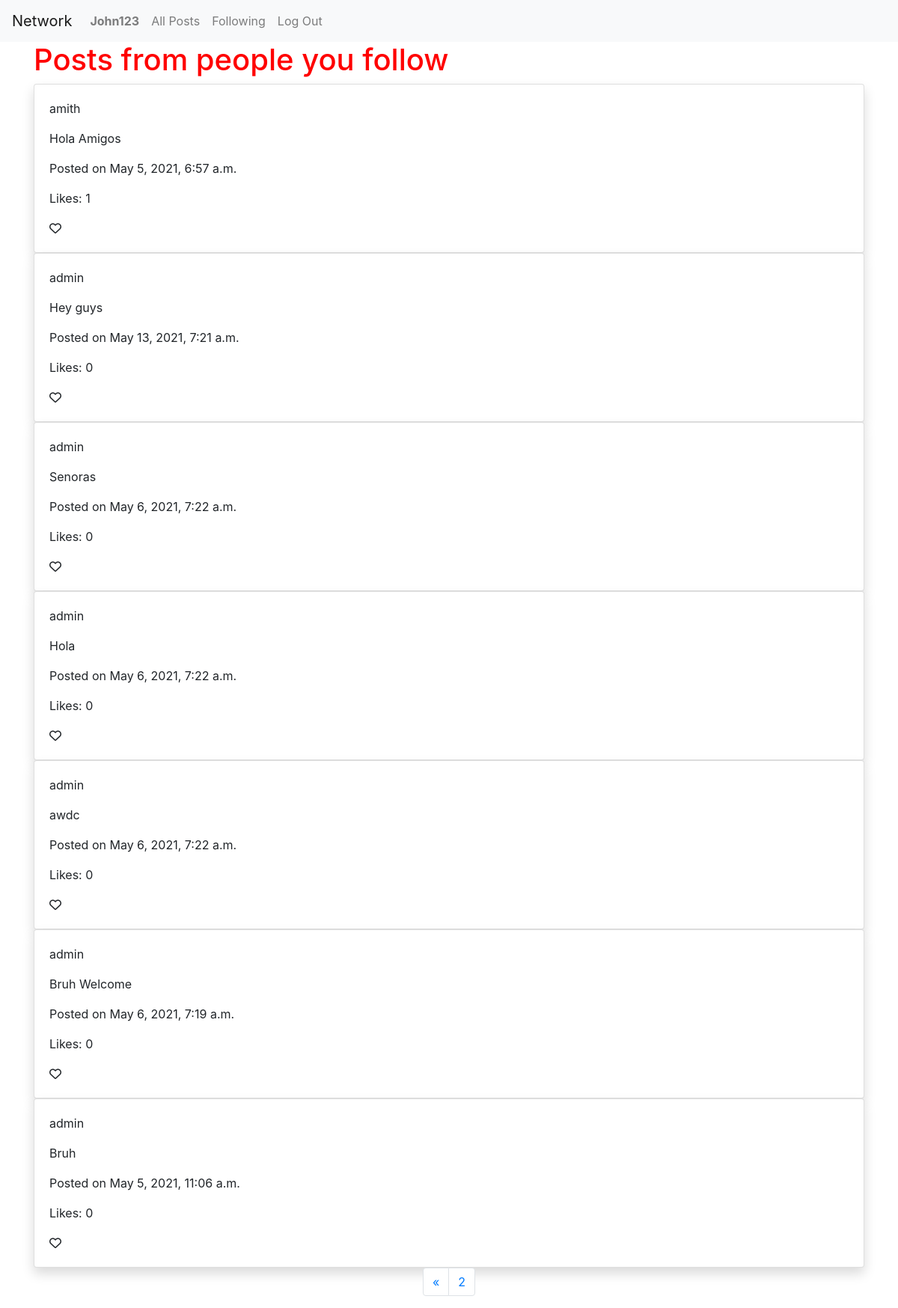
The page /following?page=2 (signed in) on the database its author committed.
### network/models.py (models this page shows, shortened)
class User(AbstractUser):
    pass

class Post(models.Model):
    body = models.CharField(max_length=300, blank=True)
    user = models.ForeignKey(User, on_delete=models.CASCADE)
    timestamp = models.DateTimeField(auto_now_add=True)
    likes = models.ManyToManyField(User, blank=True, related_name="liked_user")

### network/views.py (the view)
# urls.py: path("following", views.following, name="following_page"),
@login_required
def following(request):
    profile = Profile.objects.get(user=request.user)
    following_users = profile.following.all()
    page_posts = Paginator(Post.objects.filter(user__in=following_users), 10)
    page_number = request.GET.get("page")
    if page_number != None:
        try:
            required_page = page_posts.page(page_number)
        except:
            required_page = page_posts.page(1)
    else:
        required_page = page_posts.page(1)
    return render(request, "network/following.html", {
        "posts": required_page,
    })

### network/templates/network/following.html (shortened to what this page needs)
{% extends "network/layout.html" %}
{% load static %}
{% block body %}
<div class="container">
    <h1>Posts from people you follow</h1>
    <div id="content">
        {% for post in posts reversed %}
        <div id="post-{{ post.id }}" class="card shadow">
            <div class="card-body">
                <p>{{post.user.username}}</p>
                <p>{{post.body}}</p>
                <p>Posted on {{ post.timestamp }}</p>
                <p>Likes: {{ post.likes.count }}</p>
                <i class="far fa-heart"></i>
            </div>
        </div>
        {% endfor %}
    </div>
</div>
<nav aria-label="Page navigation example">
    <ul class="pagination justify-content-center">
      {% if posts.has_previous %}
        <li class="page-item">
        <a class="page-link" href="?page={{ posts.previous_page_number }}" aria-label="Previous">
          <span aria-hidden="true">&laquo;</span>
        </a>
      </li>
      {% endif %}
      <li class="page-item"><a class="page-link" href="#">{{ posts.number }}</a></li>
    </ul>
</nav>
{% endblock %}

### network/templates/network/layout.html (shortened to what this page needs)
{% load static %}
<!DOCTYPE html>
<html lang="en">
    <head>
        <link rel="stylesheet" href="https://stackpath.bootstrapcdn.com/bootstrap/4.4.1/css/bootstrap.min.css">
        <link href="{% static 'network/index.css' %}" rel="stylesheet">
    </head>
    <body>
        <nav class="navbar navbar-expand-lg navbar-light bg-light">
            <a class="navbar-brand" href="#">Network</a>
            <div>
              <ul class="navbar-nav mr-auto">
                {% if user.is_authenticated %}
                    <li class="nav-item">
                        <a class="nav-link" href="{% url 'profile' user_id=user.username %}"><strong>{{ user.username }}</strong></a>
                    </li>
                {% endif %}
                <li class="nav-item">
                  <a class="nav-link" href="{% url 'index' %}">All Posts</a>
                </li>
                {% if user.is_authenticated %}
                    <li class="nav-item">
                        <a class="nav-link" href="{% url 'following_page' %}">Following</a>
                    </li>
                    <li class="nav-item">
                        <a class="nav-link" href="{% url 'logout' %}">Log Out</a>
                    </li>
                {% endif %}
              </ul>
            </div>
          </nav>
        <div class="body">
            {% block body %}
            {% endblock %}
        </div>
    </body>
</html>

### network/static/network/index.css (style rules this page uses)
h1 { color: red; }

### rows shown on the page
User: username "John123"
Post: user.username "amith", body "Hola Amigos", timestamp "May 5, 2021, 6:57 a.m.", likes.count "1"
Post: user.username "admin", body "Hey guys", timestamp "May 13, 2021, 7:21 a.m.", likes.count "0"
Post: user.username "admin", body "Senoras", timestamp "May 6, 2021, 7:22 a.m.", likes.count "0"
Post: user.username "admin", body "Hola", timestamp "May 6, 2021, 7:22 a.m.", likes.count "0"
Post: user.username "admin", body "awdc", timestamp "May 6, 2021, 7:22 a.m.", likes.count "0"
Post: user.username "admin", body "Bruh Welcome", timestamp "May 6, 2021, 7:19 a.m.", likes.count "0"
Post: user.username "admin", body "Bruh", timestamp "May 5, 2021, 11:06 a.m.", likes.count "0"

### other values the page prints
{{ posts.number }} "2"
